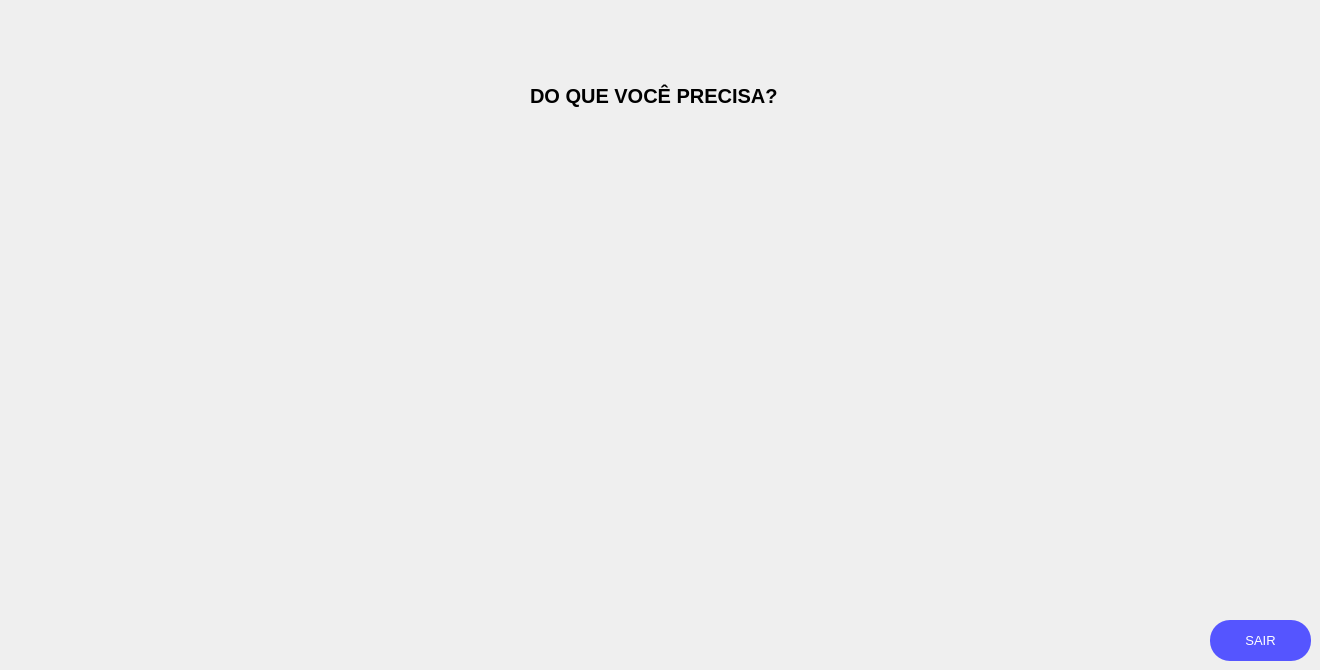
  <widget class="QWidget" name="centralwidget">
   <widget class="QPushButton" name="alugar">
    <property name="geometry">
     <rect>
      <x>450</x>
      <y>200</y>
      <width>461</width>
      <height>171</height>
     </rect>
    </property>
    <property name="palette">
     <palette>
      <active>
       <colorrole role="WindowText">
        <brush brushstyle="SolidPattern">
         <color alpha="255">
          <red>170</red>
          <green>85</green>
          <blue>0</blue>
         </color>
        </brush>
       </colorrole>
       <colorrole role="Text">
        <brush brushstyle="SolidPattern">
         <color alpha="255">
          <red>0</red>
          <green>0</green>
          <blue>0</blue>
         </color>
        </brush>
       </colorrole>
       <colorrole role="BrightText">
        <brush brushstyle="SolidPattern">
         <color alpha="255">
          <red>203</red>
          <green>255</green>
          <blue>80</blue>
         </color>
        </brush>
       </colorrole>
       <colorrole role="ButtonText">
        <brush brushstyle="SolidPattern">
         <color alpha="255">
          <red>57</red>
          <green>87</green>
          <blue>255</blue>
         </color>
        </brush>
       </colorrole>
       <colorrole role="ToolTipBase">
        <brush brushstyle="SolidPattern">
         <color alpha="255">
          <red>255</red>
          <green>255</green>
          <blue>0</blue>
         </color>
        </brush>
       </colorrole>
       <colorrole role="PlaceholderText">
        <brush brushstyle="SolidPattern">
         <color alpha="128">
          <red>0</red>
          <green>0</green>
          <blue>0</blue>
         </color>
        </brush>
       </colorrole>
      </active>
      <inactive>
       <colorrole role="WindowText">
        <brush brushstyle="SolidPattern">
         <color alpha="255">
          <red>170</red>
          <green>85</green>
          <blue>0</blue>
         </color>
        </brush>
       </colorrole>
       <colorrole role="Text">
        <brush brushstyle="SolidPattern">
         <color alpha="255">
          <red>0</red>
          <green>0</green>
          <blue>0</blue>
         </color>
        </brush>
       </colorrole>
       <colorrole role="BrightText">
        <brush brushstyle="SolidPattern">
         <color alpha="255">
          <red>203</red>
          <green>255</green>
          <blue>80</blue>
         </color>
        </brush>
       </colorrole>
       <colorrole role="ButtonText">
        <brush brushstyle="SolidPattern">
         <color alpha="255">
          <red>57</red>
          <green>87</green>
          <blue>255</blue>
         </color>
        </brush>
       </colorrole>
       <colorrole role="ToolTipBase">
        <brush brushstyle="SolidPattern">
         <color alpha="255">
          <red>255</red>
          <green>255</green>
          <blue>0</blue>
         </color>
        </brush>
       </colorrole>
       <colorrole role="PlaceholderText">
        <brush brushstyle="SolidPattern">
         <color alpha="128">
          <red>0</red>
          <green>0</green>
          <blue>0</blue>
         </color>
        </brush>
       </colorrole>
      </inactive>
      <disabled>
       <colorrole role="WindowText">
        <brush brushstyle="SolidPattern">
         <color alpha="255">
          <red>4</red>
          <green>15</green>
          <blue>30</blue>
         </color>
        </brush>
       </colorrole>
       <colorrole role="Text">
        <brush brushstyle="SolidPattern">
         <color alpha="255">
          <red>120</red>
          <green>120</green>
          <blue>120</blue>
         </color>
        </brush>
       </colorrole>
       <colorrole role="BrightText">
        <brush brushstyle="SolidPattern">
         <color alpha="255">
          <red>203</red>
          <green>255</green>
          <blue>80</blue>
         </color>
        </brush>
       </colorrole>
       <colorrole role="ButtonText">
        <brush brushstyle="SolidPattern">
         <color alpha="255">
          <red>120</red>
          <green>120</green>
          <blue>120</blue>
         </color>
        </brush>
       </colorrole>
       <colorrole role="ToolTipBase">
        <brush brushstyle="SolidPattern">
         <color alpha="255">
          <red>255</red>
          <green>255</green>
          <blue>0</blue>
         </color>
        </brush>
       </colorrole>
       <colorrole role="PlaceholderText">
        <brush brushstyle="SolidPattern">
         <color alpha="128">
          <red>0</red>
          <green>0</green>
          <blue>0</blue>
         </color>
        </brush>
       </colorrole>
      </disabled>
     </palette>
    </property>
    <property name="font">
     <font>
      <family>Arial</family>
      <weight>75</weight>
      <bold>true</bold>
     </font>
    </property>
    <property name="contextMenuPolicy">
     <enum>Qt::CustomContextMenu</enum>
    </property>
    <property name="text">
     <string/>
    </property>
    <property name="icon">
     <iconset>
      <normaloff>../Imagens/A-VEICULO.png</normaloff>../Imagens/A-VEICULO.png</iconset>
    </property>
    <property name="iconSize">
     <size>
      <width>440</width>
      <height>450</height>
     </size>
    </property>
    <property name="checkable">
     <bool>false</bool>
    </property>
    <property name="autoRepeat">
     <bool>false</bool>
    </property>
    <property name="autoExclusive">
     <bool>false</bool>
    </property>
    <property name="autoDefault">
     <bool>false</bool>
    </property>
    <property name="default">
     <bool>false</bool>
    </property>
    <property name="flat">
     <bool>true</bool>
    </property>
   </widget>
   <widget class="QLabel" name="logo2">
    <property name="enabled">
     <bool>true</bool>
    </property>
    <property name="geometry">
     <rect>
      <x>-30</x>
      <y>0</y>
      <width>171</width>
      <height>171</height>
     </rect>
    </property>
    <property name="toolTip">
     <string>&lt;html&gt;&lt;head/&gt;&lt;body&gt;&lt;p align=&quot;center&quot;&gt;&lt;br/&gt;&lt;/p&gt;&lt;/body&gt;&lt;/html&gt;</string>
    </property>
    <property name="whatsThis">
     <string>&lt;html&gt;&lt;head/&gt;&lt;body&gt;&lt;p align=&quot;center&quot;&gt;&lt;br/&gt;&lt;/p&gt;&lt;/body&gt;&lt;/html&gt;</string>
    </property>
    <property name="autoFillBackground">
     <bool>false</bool>
    </property>
    <property name="styleSheet">
     <string notr="true"/>
    </property>
    <property name="text">
     <string/>
    </property>
    <property name="pixmap">
     <pixmap>../Logos/LOGO3.png</pixmap>
    </property>
    <property name="scaledContents">
     <bool>true</bool>
    </property>
    <property name="wordWrap">
     <bool>false</bool>
    </property>
   </widget>
   <widget class="QLabel" name="textodeinicio">
    <property name="geometry">
     <rect>
      <x>530</x>
      <y>80</y>
      <width>311</width>
      <height>31</height>
     </rect>
    </property>
    <property name="font">
     <font>
      <family>Arial</family>
      <pointsize>15</pointsize>
      <weight>75</weight>
      <bold>true</bold>
     </font>
    </property>
    <property name="text">
     <string>DO QUE VOCÊ PRECISA?</string>
    </property>
   </widget>
   <widget class="QPushButton" name="cliente">
    <property name="geometry">
     <rect>
      <x>460</x>
      <y>400</y>
      <width>201</width>
      <height>171</height>
     </rect>
    </property>
    <property name="palette">
     <palette>
      <active>
       <colorrole role="WindowText">
        <brush brushstyle="SolidPattern">
         <color alpha="255">
          <red>170</red>
          <green>85</green>
          <blue>0</blue>
         </color>
        </brush>
       </colorrole>
       <colorrole role="Text">
        <brush brushstyle="SolidPattern">
         <color alpha="255">
          <red>0</red>
          <green>0</green>
          <blue>0</blue>
         </color>
        </brush>
       </colorrole>
       <colorrole role="BrightText">
        <brush brushstyle="SolidPattern">
         <color alpha="255">
          <red>203</red>
          <green>255</green>
          <blue>80</blue>
         </color>
        </brush>
       </colorrole>
       <colorrole role="ButtonText">
        <brush brushstyle="SolidPattern">
         <color alpha="255">
          <red>57</red>
          <green>87</green>
          <blue>255</blue>
         </color>
        </brush>
       </colorrole>
       <colorrole role="ToolTipBase">
        <brush brushstyle="SolidPattern">
         <color alpha="255">
          <red>255</red>
          <green>255</green>
          <blue>0</blue>
         </color>
        </brush>
       </colorrole>
       <colorrole role="PlaceholderText">
        <brush brushstyle="SolidPattern">
         <color alpha="128">
          <red>0</red>
          <green>0</green>
          <blue>0</blue>
         </color>
        </brush>
       </colorrole>
      </active>
      <inactive>
       <colorrole role="WindowText">
        <brush brushstyle="SolidPattern">
         <color alpha="255">
          <red>170</red>
          <green>85</green>
          <blue>0</blue>
         </color>
        </brush>
       </colorrole>
       <colorrole role="Text">
        <brush brushstyle="SolidPattern">
         <color alpha="255">
          <red>0</red>
          <green>0</green>
          <blue>0</blue>
         </color>
        </brush>
       </colorrole>
       <colorrole role="BrightText">
        <brush brushstyle="SolidPattern">
         <color alpha="255">
          <red>203</red>
          <green>255</green>
          <blue>80</blue>
         </color>
        </brush>
       </colorrole>
       <colorrole role="ButtonText">
        <brush brushstyle="SolidPattern">
         <color alpha="255">
          <red>57</red>
          <green>87</green>
          <blue>255</blue>
         </color>
        </brush>
       </colorrole>
       <colorrole role="ToolTipBase">
        <brush brushstyle="SolidPattern">
         <color alpha="255">
          <red>255</red>
          <green>255</green>
          <blue>0</blue>
         </color>
        </brush>
       </colorrole>
       <colorrole role="PlaceholderText">
        <brush brushstyle="SolidPattern">
         <color alpha="128">
          <red>0</red>
          <green>0</green>
          <blue>0</blue>
         </color>
        </brush>
       </colorrole>
      </inactive>
      <disabled>
       <colorrole role="WindowText">
        <brush brushstyle="SolidPattern">
         <color alpha="255">
          <red>4</red>
          <green>15</green>
          <blue>30</blue>
         </color>
        </brush>
       </colorrole>
       <colorrole role="Text">
        <brush brushstyle="SolidPattern">
         <color alpha="255">
          <red>120</red>
          <green>120</green>
          <blue>120</blue>
         </color>
        </brush>
       </colorrole>
       <colorrole role="BrightText">
        <brush brushstyle="SolidPattern">
         <color alpha="255">
          <red>203</red>
          <green>255</green>
          <blue>80</blue>
         </color>
        </brush>
       </colorrole>
       <colorrole role="ButtonText">
        <brush brushstyle="SolidPattern">
         <color alpha="255">
          <red>120</red>
          <green>120</green>
          <blue>120</blue>
         </color>
        </brush>
       </colorrole>
       <colorrole role="ToolTipBase">
        <brush brushstyle="SolidPattern">
         <color alpha="255">
          <red>255</red>
          <green>255</green>
          <blue>0</blue>
         </color>
        </brush>
       </colorrole>
       <colorrole role="PlaceholderText">
        <brush brushstyle="SolidPattern">
         <color alpha="128">
          <red>0</red>
          <green>0</green>
          <blue>0</blue>
         </color>
        </brush>
       </colorrole>
      </disabled>
     </palette>
    </property>
    <property name="font">
     <font>
      <family>Arial</family>
      <weight>75</weight>
      <bold>true</bold>
     </font>
    </property>
    <property name="contextMenuPolicy">
     <enum>Qt::CustomContextMenu</enum>
    </property>
    <property name="text">
     <string/>
    </property>
    <property name="icon">
     <iconset>
      <normaloff>../Imagens/CLIENTES.png</normaloff>../Imagens/CLIENTES.png</iconset>
    </property>
    <property name="iconSize">
     <size>
      <width>200</width>
      <height>200</height>
     </size>
    </property>
    <property name="checkable">
     <bool>false</bool>
    </property>
    <property name="autoRepeat">
     <bool>false</bool>
    </property>
    <property name="autoExclusive">
     <bool>false</bool>
    </property>
    <property name="autoDefault">
     <bool>false</bool>
    </property>
    <property name="default">
     <bool>false</bool>
    </property>
    <property name="flat">
     <bool>true</bool>
    </property>
   </widget>
   <widget class="QPushButton" name="funcionario">
    <property name="geometry">
     <rect>
      <x>700</x>
      <y>400</y>
      <width>201</width>
      <height>171</height>
     </rect>
    </property>
    <property name="palette">
     <palette>
      <active>
       <colorrole role="WindowText">
        <brush brushstyle="SolidPattern">
         <color alpha="255">
          <red>170</red>
          <green>85</green>
          <blue>0</blue>
         </color>
        </brush>
       </colorrole>
       <colorrole role="Text">
        <brush brushstyle="SolidPattern">
         <color alpha="255">
          <red>0</red>
          <green>0</green>
          <blue>0</blue>
         </color>
        </brush>
       </colorrole>
       <colorrole role="BrightText">
        <brush brushstyle="SolidPattern">
         <color alpha="255">
          <red>203</red>
          <green>255</green>
          <blue>80</blue>
         </color>
        </brush>
       </colorrole>
       <colorrole role="ButtonText">
        <brush brushstyle="SolidPattern">
         <color alpha="255">
          <red>57</red>
          <green>87</green>
          <blue>255</blue>
         </color>
        </brush>
       </colorrole>
       <colorrole role="ToolTipBase">
        <brush brushstyle="SolidPattern">
         <color alpha="255">
          <red>255</red>
          <green>255</green>
          <blue>0</blue>
         </color>
        </brush>
       </colorrole>
       <colorrole role="PlaceholderText">
        <brush brushstyle="SolidPattern">
         <color alpha="128">
          <red>0</red>
          <green>0</green>
          <blue>0</blue>
         </color>
        </brush>
       </colorrole>
      </active>
      <inactive>
       <colorrole role="WindowText">
        <brush brushstyle="SolidPattern">
         <color alpha="255">
          <red>170</red>
          <green>85</green>
          <blue>0</blue>
         </color>
        </brush>
       </colorrole>
       <colorrole role="Text">
        <brush brushstyle="SolidPattern">
         <color alpha="255">
          <red>0</red>
          <green>0</green>
          <blue>0</blue>
         </color>
        </brush>
       </colorrole>
       <colorrole role="BrightText">
        <brush brushstyle="SolidPattern">
         <color alpha="255">
          <red>203</red>
          <green>255</green>
          <blue>80</blue>
         </color>
        </brush>
       </colorrole>
       <colorrole role="ButtonText">
        <brush brushstyle="SolidPattern">
         <color alpha="255">
          <red>57</red>
          <green>87</green>
          <blue>255</blue>
         </color>
        </brush>
       </colorrole>
       <colorrole role="ToolTipBase">
        <brush brushstyle="SolidPattern">
         <color alpha="255">
          <red>255</red>
          <green>255</green>
          <blue>0</blue>
         </color>
        </brush>
       </colorrole>
       <colorrole role="PlaceholderText">
        <brush brushstyle="SolidPattern">
         <color alpha="128">
          <red>0</red>
          <green>0</green>
          <blue>0</blue>
         </color>
        </brush>
       </colorrole>
      </inactive>
      <disabled>
       <colorrole role="WindowText">
        <brush brushstyle="SolidPattern">
         <color alpha="255">
          <red>4</red>
          <green>15</green>
          <blue>30</blue>
         </color>
        </brush>
       </colorrole>
       <colorrole role="Text">
        <brush brushstyle="SolidPattern">
         <color alpha="255">
          <red>120</red>
          <green>120</green>
          <blue>120</blue>
         </color>
        </brush>
       </colorrole>
       <colorrole role="BrightText">
        <brush brushstyle="SolidPattern">
         <color alpha="255">
          <red>203</red>
          <green>255</green>
          <blue>80</blue>
         </color>
        </brush>
       </colorrole>
       <colorrole role="ButtonText">
        <brush brushstyle="SolidPattern">
         <color alpha="255">
          <red>120</red>
          <green>120</green>
          <blue>120</blue>
         </color>
        </brush>
       </colorrole>
       <colorrole role="ToolTipBase">
        <brush brushstyle="SolidPattern">
         <color alpha="255">
          <red>255</red>
          <green>255</green>
          <blue>0</blue>
         </color>
        </brush>
       </colorrole>
       <colorrole role="PlaceholderText">
        <brush brushstyle="SolidPattern">
         <color alpha="128">
          <red>0</red>
          <green>0</green>
          <blue>0</blue>
         </color>
        </brush>
       </colorrole>
      </disabled>
     </palette>
    </property>
    <property name="font">
     <font>
      <family>Arial</family>
      <weight>75</weight>
      <bold>true</bold>
     </font>
    </property>
    <property name="contextMenuPolicy">
     <enum>Qt::CustomContextMenu</enum>
    </property>
    <property name="text">
     <string/>
    </property>
    <property name="icon">
     <iconset>
      <normaloff>../Imagens/FUNC.png</normaloff>../Imagens/FUNC.png</iconset>
    </property>
    <property name="iconSize">
     <size>
      <width>200</width>
      <height>200</height>
     </size>
    </property>
    <property name="checkable">
     <bool>false</bool>
    </property>
    <property name="autoRepeat">
     <bool>false</bool>
    </property>
    <property name="autoExclusive">
     <bool>false</bool>
    </property>
    <property name="autoDefault">
     <bool>false</bool>
    </property>
    <property name="default">
     <bool>false</bool>
    </property>
    <property name="flat">
     <bool>true</bool>
    </property>
   </widget>
   <widget class="QPushButton" name="exitbutton">
    <property name="geometry">
     <rect>
      <x>1210</x>
      <y>620</y>
      <width>101</width>
      <height>41</height>
     </rect>
    </property>
    <property name="palette">
     <palette>
      <active>
       <colorrole role="WindowText">
        <brush brushstyle="SolidPattern">
         <color alpha="255">
          <red>255</red>
          <green>255</green>
          <blue>255</blue>
         </color>
        </brush>
       </colorrole>
       <colorrole role="Button">
        <brush brushstyle="SolidPattern">
         <color alpha="255">
          <red>85</red>
          <green>85</green>
          <blue>255</blue>
         </color>
        </brush>
       </colorrole>
       <colorrole role="Text">
        <brush brushstyle="SolidPattern">
         <color alpha="255">
          <red>255</red>
          <green>255</green>
          <blue>255</blue>
         </color>
        </brush>
       </colorrole>
       <colorrole role="BrightText">
        <brush brushstyle="SolidPattern">
         <color alpha="255">
          <red>203</red>
          <green>255</green>
          <blue>80</blue>
         </color>
        </brush>
       </colorrole>
       <colorrole role="ButtonText">
        <brush brushstyle="SolidPattern">
         <color alpha="255">
          <red>255</red>
          <green>255</green>
          <blue>255</blue>
         </color>
        </brush>
       </colorrole>
       <colorrole role="Base">
        <brush brushstyle="SolidPattern">
         <color alpha="255">
          <red>85</red>
          <green>85</green>
          <blue>255</blue>
         </color>
        </brush>
       </colorrole>
       <colorrole role="Window">
        <brush brushstyle="SolidPattern">
         <color alpha="255">
          <red>85</red>
          <green>85</green>
          <blue>255</blue>
         </color>
        </brush>
       </colorrole>
       <colorrole role="ToolTipBase">
        <brush brushstyle="SolidPattern">
         <color alpha="255">
          <red>255</red>
          <green>255</green>
          <blue>0</blue>
         </color>
        </brush>
       </colorrole>
       <colorrole role="PlaceholderText">
        <brush brushstyle="SolidPattern">
         <color alpha="128">
          <red>0</red>
          <green>0</green>
          <blue>0</blue>
         </color>
        </brush>
       </colorrole>
      </active>
      <inactive>
       <colorrole role="WindowText">
        <brush brushstyle="SolidPattern">
         <color alpha="255">
          <red>255</red>
          <green>255</green>
          <blue>255</blue>
         </color>
        </brush>
       </colorrole>
       <colorrole role="Button">
        <brush brushstyle="SolidPattern">
         <color alpha="255">
          <red>85</red>
          <green>85</green>
          <blue>255</blue>
         </color>
        </brush>
       </colorrole>
       <colorrole role="Text">
        <brush brushstyle="SolidPattern">
         <color alpha="255">
          <red>255</red>
          <green>255</green>
          <blue>255</blue>
         </color>
        </brush>
       </colorrole>
       <colorrole role="BrightText">
        <brush brushstyle="SolidPattern">
         <color alpha="255">
          <red>203</red>
          <green>255</green>
          <blue>80</blue>
         </color>
        </brush>
       </colorrole>
       <colorrole role="ButtonText">
        <brush brushstyle="SolidPattern">
         <color alpha="255">
          <red>255</red>
          <green>255</green>
          <blue>255</blue>
         </color>
        </brush>
       </colorrole>
       <colorrole role="Base">
        <brush brushstyle="SolidPattern">
         <color alpha="255">
          <red>85</red>
          <green>85</green>
          <blue>255</blue>
         </color>
        </brush>
       </colorrole>
       <colorrole role="Window">
        <brush brushstyle="SolidPattern">
         <color alpha="255">
          <red>85</red>
          <green>85</green>
          <blue>255</blue>
         </color>
        </brush>
       </colorrole>
       <colorrole role="ToolTipBase">
        <brush brushstyle="SolidPattern">
         <color alpha="255">
          <red>255</red>
          <green>255</green>
          <blue>0</blue>
         </color>
        </brush>
       </colorrole>
       <colorrole role="PlaceholderText">
        <brush brushstyle="SolidPattern">
         <color alpha="128">
          <red>0</red>
          <green>0</green>
          <blue>0</blue>
         </color>
        </brush>
       </colorrole>
      </inactive>
      <disabled>
       <colorrole role="WindowText">
        <brush brushstyle="SolidPattern">
         <color alpha="255">
          <red>255</red>
          <green>255</green>
          <blue>255</blue>
         </color>
        </brush>
       </colorrole>
       <colorrole role="Button">
        <brush brushstyle="SolidPattern">
         <color alpha="255">
          <red>85</red>
          <green>85</green>
          <blue>255</blue>
         </color>
        </brush>
       </colorrole>
       <colorrole role="Text">
        <brush brushstyle="SolidPattern">
         <color alpha="255">
          <red>255</red>
          <green>255</green>
          <blue>255</blue>
         </color>
        </brush>
       </colorrole>
       <colorrole role="BrightText">
        <brush brushstyle="SolidPattern">
         <color alpha="255">
          <red>203</red>
          <green>255</green>
          <blue>80</blue>
         </color>
        </brush>
       </colorrole>
       <colorrole role="ButtonText">
        <brush brushstyle="SolidPattern">
         <color alpha="255">
          <red>255</red>
          <green>255</green>
          <blue>255</blue>
         </color>
        </brush>
       </colorrole>
       <colorrole role="Base">
        <brush brushstyle="SolidPattern">
         <color alpha="255">
          <red>85</red>
          <green>85</green>
          <blue>255</blue>
         </color>
        </brush>
       </colorrole>
       <colorrole role="Window">
        <brush brushstyle="SolidPattern">
         <color alpha="255">
          <red>85</red>
          <green>85</green>
          <blue>255</blue>
         </color>
        </brush>
       </colorrole>
       <colorrole role="ToolTipBase">
        <brush brushstyle="SolidPattern">
         <color alpha="255">
          <red>255</red>
          <green>255</green>
          <blue>0</blue>
         </color>
        </brush>
       </colorrole>
       <colorrole role="PlaceholderText">
        <brush brushstyle="SolidPattern">
         <color alpha="128">
          <red>0</red>
          <green>0</green>
          <blue>0</blue>
         </color>
        </brush>
       </colorrole>
      </disabled>
     </palette>
    </property>
    <property name="font">
     <font>
      <family>Arial</family>
      <pointsize>10</pointsize>
      <weight>9</weight>
      <italic>false</italic>
      <bold>false</bold>
     </font>
    </property>
    <property name="contextMenuPolicy">
     <enum>Qt::CustomContextMenu</enum>
    </property>
    <property name="styleSheet">
     <string notr="true">QPushButton{
	color:white;
	border-radius:20px;
	background-color: rgb(85, 85, 255);
	font: 75 10pt &quot;Arial&quot;;
}
QPushButton:hover{
	background-color: rgb(10, 10, 127);
}</string>
    </property>
    <property name="text">
     <string>SAIR</string>
    </property>
    <property name="iconSize">
     <size>
      <width>93</width>
      <height>100</height>
     </size>
    </property>
    <property name="checkable">
     <bool>false</bool>
    </property>
    <property name="autoRepeat">
     <bool>false</bool>
    </property>
    <property name="autoExclusive">
     <bool>false</bool>
    </property>
    <property name="autoDefault">
     <bool>false</bool>
    </property>
    <property name="default">
     <bool>false</bool>
    </property>
    <property name="flat">
     <bool>true</bool>
    </property>
   </widget>
   <zorder>logo2</zorder>
   <zorder>alugar</zorder>
   <zorder>textodeinicio</zorder>
   <zorder>cliente</zorder>
   <zorder>funcionario</zorder>
   <zorder>exitbutton</zorder>
  </widget>
